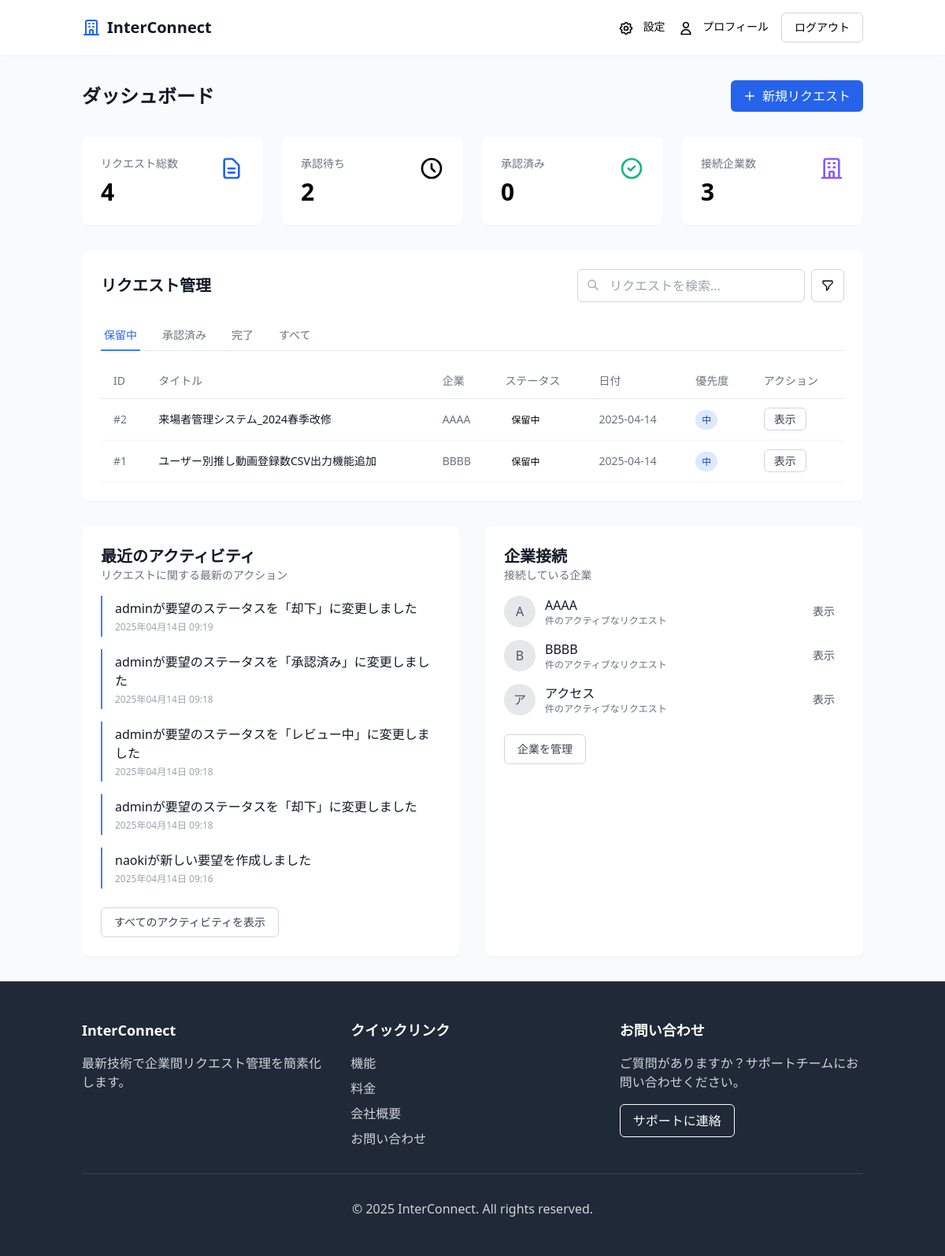
/ (signed in), run on the app's committed database.
### core/models.py (models this page shows, shortened)
class Request(models.Model):
    STATUS_CHOICES = (
        ('pending', '保留中'),
        ('reviewed', 'レビュー中'),
        ('approved', '承認済み'),
        ('completed', '完了'),
        ('rejected', '却下'),
    )
    PRIORITY_CHOICES = (
        ('low', '低'),
        ('medium', '中'),
        ('high', '高'),
    )
    title = models.CharField(max_length=200)
    description = models.TextField()
    sender_company = models.ForeignKey(Company, on_delete=models.CASCADE, related_name='sent_requests')
    receiver_company = models.ForeignKey(Company, on_delete=models.CASCADE, related_name='received_requests')
    requester = models.ForeignKey(User, on_delete=models.CASCADE, related_name='requests')
    category = models.CharField(max_length=100)
    status = models.CharField(max_length=20, choices=STATUS_CHOICES, default='pending')
    priority = models.CharField(max_length=10, choices=PRIORITY_CHOICES, default='medium')
    created_at = models.DateTimeField(auto_now_add=True)
    updated_at = models.DateTimeField(auto_now=True)
    due_date = models.DateField(null=True, blank=True)

class Company(models.Model):
    name = models.CharField(max_length=100)
    industry = models.CharField(max_length=100)
    email = models.EmailField()
    phone = models.CharField(max_length=20, blank=True)
    address = models.TextField(blank=True)
    status = models.CharField(max_length=20, choices=(
        ('active', 'アクティブ'),
        ('inactive', '非アクティブ'),
        ('pending', '保留中'),
    ), default='active')
    created_at = models.DateTimeField(auto_now_add=True)
    updated_at = models.DateTimeField(auto_now=True)

class Activity(models.Model):
    request = models.ForeignKey(Request, on_delete=models.CASCADE, related_name='activities')
    user = models.ForeignKey(User, on_delete=models.CASCADE)
    action = models.CharField(max_length=200)
    created_at = models.DateTimeField(auto_now_add=True)

### core/views.py (the view)
# urls.py: path('', views.dashboard, name='dashboard'),
@login_required
def dashboard(request):
    user = request.user
    company = user.company
    pending_requests = Request.objects.filter(
        Q(sender_company=company) | Q(receiver_company=company),
        status='pending'
    ).order_by('-created_at')[:5]
    approved_requests = Request.objects.filter(
        Q(sender_company=company) | Q(receiver_company=company),
        status='approved'
    ).order_by('-created_at')[:5]
    completed_requests = Request.objects.filter(
        Q(sender_company=company) | Q(receiver_company=company),
        status='completed'
    ).order_by('-created_at')[:5]
    recent_activities = Activity.objects.filter(
        request__in=Request.objects.filter(
            Q(sender_company=company) | Q(receiver_company=company)
        )
    ).order_by('-created_at')[:5]
    connected_companies = Company.objects.filter(
        Q(sent_requests__receiver_company=company) |
        Q(received_requests__sender_company=company)
    ).distinct()
    total_requests = Request.objects.filter(
        Q(sender_company=company) | Q(receiver_company=company)
    ).count()
    pending_count = Request.objects.filter(
        Q(sender_company=company) | Q(receiver_company=company),
        status='pending'
    ).count()
    approved_count = Request.objects.filter(
        Q(sender_company=company) | Q(receiver_company=company),
        status='approved'
    ).count()
    context = {
        'pending_requests': pending_requests,
        'approved_requests': approved_requests,
        'completed_requests': completed_requests,
        'recent_activities': recent_activities,
        'connected_companies': connected_companies,
        'total_requests': total_requests,
        'pending_count': pending_count,
        'approved_count': approved_count,
        'connected_count': connected_companies.count(),
    }
    return render(request, 'dashboard/index.html', context)

### core/templates/dashboard/index.html (shortened to what this page needs)
{% extends 'base.html' %}
{% block content %}
<div class="flex justify-between items-center mb-8">
    <h2 class="text-2xl font-bold text-gray-900">ダッシュボード</h2>
    <a href="{% url 'new_request' %}" class="px-4 py-2 bg-blue-600 text-white rounded-md hover:bg-blue-700 flex items-center">
        <svg xmlns="http://www.w3.org/2000/svg" class="h-4 w-4 mr-2" fill="none" viewBox="0 0 24 24" stroke="currentColor">
            <path stroke-linecap="round" stroke-linejoin="round" stroke-width="2" d="M12 4v16m8-8H4" />
        </svg>
        新規リクエスト
    </a>
</div>
<div class="grid md:grid-cols-4 gap-6 mb-8">
    <div class="bg-white rounded-lg p-6 shadow-sm">
        <div class="flex justify-between items-start">
            <div>
                <p class="text-sm font-medium text-gray-500">リクエスト総数</p>
                <p class="text-3xl font-bold mt-2">{{ total_requests }}</p>
            </div>
        </div>
    </div>
    <div class="bg-white rounded-lg p-6 shadow-sm">
        <div class="flex justify-between items-start">
            <div>
                <p class="text-sm font-medium text-gray-500">承認待ち</p>
                <p class="text-3xl font-bold mt-2">{{ pending_count }}</p>
            </div>
            <svg xmlns="http://www.w3.org/2000/svg" class="h-8 w-8 text-amber-500" fill="none" viewBox="0 0 24 24" stroke="currentColor">
                <path stroke-linecap="round" stroke-linejoin="round" stroke-width="2" d="M12 8v4l3 3m6-3a9 9 0 11-18 0 9 9 0 0118 0z" />
            </svg>
        </div>
    </div>
    <div class="bg-white rounded-lg p-6 shadow-sm">
        <div class="flex justify-between items-start">
            <div>
                <p class="text-sm font-medium text-gray-500">承認済み</p>
                <p class="text-3xl font-bold mt-2">{{ approved_count }}</p>
            </div>
            <svg xmlns="http://www.w3.org/2000/svg" class="h-8 w-8 text-green-500" fill="none" viewBox="0 0 24 24" stroke="currentColor">
                <path stroke-linecap="round" stroke-linejoin="round" stroke-width="2" d="M9 12l2 2 4-4m6 2a9 9 0 11-18 0 9 9 0 0118 0z" />
            </svg>
        </div>
    </div>
    <div class="bg-white rounded-lg p-6 shadow-sm">
        <div class="flex justify-between items-start">
            <div>
                <p class="text-sm font-medium text-gray-500">接続企業数</p>
                <p class="text-3xl font-bold mt-2">{{ connected_count }}</p>
            </div>
        </div>
    </div>
</div>
<div class="bg-white rounded-lg shadow-sm p-6 mb-8">
    <div class="flex justify-between items-center mb-6">
        <h3 class="text-xl font-semibold text-gray-900">リクエスト管理</h3>
        <div class="flex space-x-2">
            <div class="relative">
                <form hx-get="{% url 'dashboard' %}" hx-target="#request-list" hx-trigger="keyup changed delay:500ms">
                    <input type="text" name="search" placeholder="リクエストを検索..." class="pl-10 pr-4 py-2 border border-gray-300 rounded-md focus:outline-none focus:ring-2 focus:ring-blue-500 focus:border-transparent">
                    <svg xmlns="http://www.w3.org/2000/svg" class="h-4 w-4 absolute left-3 top-3 text-gray-400" fill="none" viewBox="0 0 24 24" stroke="currentColor">
                        <path stroke-linecap="round" stroke-linejoin="round" stroke-width="2" d="M21 21l-6-6m2-5a7 7 0 11-14 0 7 7 0 0114 0z" />
                    </svg>
                </form>
            </div>
            <button hx-get="{% url 'dashboard' %}?filter=pending" hx-target="#request-list" class="px-3 py-2 border border-gray-300 rounded-md hover:bg-gray-100">
            </button>
        </div>
    </div>
    <div x-data="{ tab: 'pending' }">
        <div class="border-b border-gray-200 mb-4">
            <nav class="flex -mb-px space-x-6">
                <button @click="tab = 'pending'" :class="{ 'border-blue-500 text-blue-600': tab === 'pending', 'border-transparent text-gray-500 hover:text-gray-700 hover:border-gray-300': tab !== 'pending' }" class="py-2 px-1 font-medium text-sm border-b-2">
                    保留中
                </button>
                <button @click="tab = 'approved'" :class="{ 'border-blue-500 text-blue-600': tab === 'approved', 'border-transparent text-gray-500 hover:text-gray-700 hover:border-gray-300': tab !== 'approved' }" class="py-2 px-1 font-medium text-sm border-b-2">
                    承認済み
                </button>
                <button @click="tab = 'completed'" :class="{ 'border-blue-500 text-blue-600': tab === 'completed', 'border-transparent text-gray-500 hover:text-gray-700 hover:border-gray-300': tab !== 'completed' }" class="py-2 px-1 font-medium text-sm border-b-2">
                    完了
                </button>
                <button @click="tab = 'all'" :class="{ 'border-blue-500 text-blue-600': tab === 'all', 'border-transparent text-gray-500 hover:text-gray-700 hover:border-gray-300': tab !== 'all' }" class="py-2 px-1 font-medium text-sm border-b-2">
                    すべて
                </button>
            </nav>
        </div>
        <div id="request-list">
            <div x-show="tab === 'pending'" class="overflow-x-auto">
                {% include 'requests/partials/request_table.html' with requests=pending_requests %}
            </div>
        </div>
    </div>
</div>
<div class="grid md:grid-cols-2 gap-8">
    <div class="bg-white rounded-lg shadow-sm p-6">
        <div class="mb-4">
            <h3 class="text-xl font-semibold text-gray-900">最近のアクティビティ</h3>
            <p class="text-sm text-gray-500">リクエストに関する最新のアクション</p>
        </div>
        <div class="space-y-4">
            {% for activity in recent_activities %}
            <div class="border-l-2 border-blue-500 pl-4 py-1">
                <p class="font-medium text-gray-900">{{ activity.action }}</p>
                <p class="text-xs text-gray-400 mt-1">{{ activity.created_at|date:"Y年m月d日 H:i" }}</p>
            </div>
            {% empty %}
            <p class="text-gray-500 py-4 text-center">最近のアクティビティはありません</p>
            {% endfor %}
        </div>
        <div class="mt-6">
            <a href="{% url 'activity_list' %}" class="inline-flex items-center px-4 py-2 border border-gray-300 rounded-md text-sm font-medium text-gray-700 bg-white hover:bg-gray-50">
                すべてのアクティビティを表示
            </a>
        </div>
    </div>
    <div class="bg-white rounded-lg shadow-sm p-6">
        <div class="mb-4">
            <h3 class="text-xl font-semibold text-gray-900">企業接続</h3>
            <p class="text-sm text-gray-500">接続している企業</p>
        </div>
        <div class="space-y-4">
            {% for company in connected_companies|slice:":5" %}
            <div class="flex justify-between items-center">
                <div class="flex items-center">
                    <div class="w-10 h-10 rounded-full bg-gray-200 flex items-center justify-center text-gray-600 font-medium">
                        {{ company.name.0 }}
                    </div>
                    <div class="ml-3">
                        <p class="font-medium text-gray-900">{{ company.name }}</p>
                        <p class="text-xs text-gray-500">{{ company.active_request_count }} 件のアクティブなリクエスト</p>
                    </div>
                </div>
                <a href="{% url 'company_detail' company.id %}" class="text-sm text-gray-600 hover:text-gray-900 px-3 py-1 hover:bg-gray-100 rounded-md">
                    表示
                </a>
            </div>
            {% empty %}
            <p class="text-gray-500 py-4 text-center">接続企業はありません</p>
            {% endfor %}
        </div>
        <div class="mt-6">
            <a href="{% url 'company_list' %}" class="inline-flex items-center px-4 py-2 border border-gray-300 rounded-md text-sm font-medium text-gray-700 bg-white hover:bg-gray-50">
                企業を管理
            </a>
        </div>
    </div>
</div>
{% endblock %}

### core/templates/requests/partials/request_table.html
<table class="w-full">
    <thead>
        <tr class="border-b border-gray-200">
            <th class="px-4 py-3 text-left text-sm font-medium text-gray-500">ID</th>
            <th class="px-4 py-3 text-left text-sm font-medium text-gray-500">タイトル</th>
            <th class="px-4 py-3 text-left text-sm font-medium text-gray-500">企業</th>
            <th class="px-4 py-3 text-left text-sm font-medium text-gray-500">ステータス</th>
            <th class="px-4 py-3 text-left text-sm font-medium text-gray-500">日付</th>
            <th class="px-4 py-3 text-left text-sm font-medium text-gray-500">優先度</th>
            <th class="px-4 py-3 text-left text-sm font-medium text-gray-500">アクション</th>
        </tr>
    </thead>
    <tbody>
        {% for request in requests %}
        <tr class="border-b border-gray-100 hover:bg-gray-50">
            <td class="px-4 py-4 text-sm text-gray-500">#{{ request.id }}</td>
            <td class="px-4 py-4 text-sm font-medium text-gray-900">{{ request.title }}</td>
            <td class="px-4 py-4 text-sm text-gray-500">
                {% if request.sender_company == user.company %}
                    {{ request.receiver_company.name }}
                {% else %}
                    {{ request.sender_company.name }}
                {% endif %}
            </td>
            <td class="px-4 py-4 text-sm" hx-get="{% url 'request_status' request.id %}" hx-trigger="load once" hx-swap="outerHTML">
                {% include 'requests/partials/status_badge.html' with request=request %}
            </td>
            <td class="px-4 py-4 text-sm text-gray-500">{{ request.created_at|date:"Y-m-d" }}</td>
            <td class="px-4 py-4 text-sm">
                {% if request.priority == 'high' %}
                <span class="px-2 py-1 rounded-full text-xs font-medium bg-red-100 text-red-800">高</span>
                {% elif request.priority == 'medium' %}
                <span class="px-2 py-1 rounded-full text-xs font-medium bg-blue-100 text-blue-800">中</span>
                {% else %}
                <span class="px-2 py-1 rounded-full text-xs font-medium bg-gray-100 text-gray-800">低</span>
                {% endif %}
            </td>
            <td class="px-4 py-4 text-sm">
                <a href="{% url 'request_detail' request.id %}" class="px-3 py-1 text-sm font-medium text-gray-700 bg-white border border-gray-300 rounded-md hover:bg-gray-50">
                    表示
                </a>
            </td>
        </tr>
        {% empty %}
        <tr>
            <td colspan="7" class="px-4 py-8 text-center text-gray-500">
                リクエストがありません
            </td>
        </tr>
        {% endfor %}
    </tbody>
</table>

### core/templates/requests/partials/status_badge.html
{% if request.status == 'pending' %}
<span class="px-2 py-1 rounded-full text-xs font-medium bg-amber-100 text-amber-800">保留中</span>
{% elif request.status == 'reviewed' %}
<span class="px-2 py-1 rounded-full text-xs font-medium bg-purple-100 text-purple-800">レビュー中</span>
{% elif request.status == 'approved' %}
<span class="px-2 py-1 rounded-full text-xs font-medium bg-green-100 text-green-800">承認済み</span>
{% elif request.status == 'completed' %}
<span class="px-2 py-1 rounded-full text-xs font-medium bg-blue-100 text-blue-800">完了</span>
{% elif request.status == 'rejected' %}
<span class="px-2 py-1 rounded-full text-xs font-medium bg-red-100 text-red-800">却下</span>
{% else %}
<span class="px-2 py-1 rounded-full text-xs font-medium bg-gray-100 text-gray-800">不明</span>
{% endif %}

### data on the page
Request: id "2", title "来場者管理システム_2024春季改修", receiver_company.name "AAAA", status "保留中", created_at "2025-04-14", priority "中"
Request: id "1", title "ユーザー別推し動画登録数CSV出力機能追加", receiver_company.name "BBBB", status "保留中", created_at "2025-04-14", priority "中"
Activity: action "adminが要望のステータスを「却下」に変更しました", created_at "2025年04月14日 09:19"
Activity: action "adminが要望のステータスを「承認済み」に変更しました", created_at "2025年04月14日 09:18"
Activity: action "adminが要望のステータスを「レビュー中」に変更しました", created_at "2025年04月14日 09:18"
Activity: action "adminが要望のステータスを「却下」に変更しました", created_at "2025年04月14日 09:18"
Activity: action "naokiが新しい要望を作成しました", created_at "2025年04月14日 09:16"
Company: name.0 "A", name "AAAA"
Company: name.0 "B", name "BBBB"
Company: name.0 "ア", name "アクセス"

### other printed values
{{ total_requests }} "4"
{{ pending_count }} "2"
{{ approved_count }} "0"
{{ connected_count }} "3"
